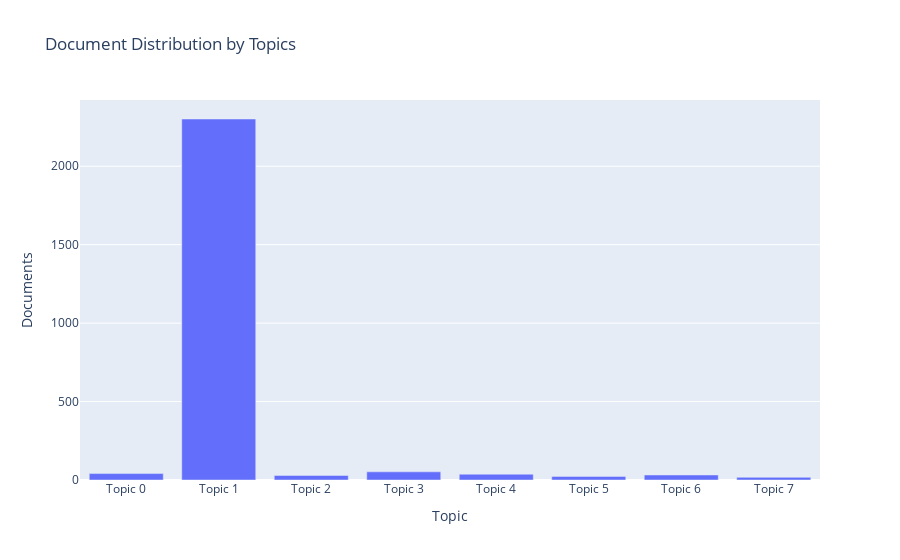

The code cell stored with this chart in its notebook:
### Markdown cell above
### 9.4 Topic Distribution

### Code cell
plot_model(nmf, plot = 'topic_distribution')

### Figure 1 — Plotly figure (JSON) as saved in the notebook; plotly's stock layout.template omitted (floating-point values rounded to 4 significant figures)
{"data": [{"alignmentgroup": "True", "customdata": [["N, A"], ["N, A"], ["N, A"], ["N, A"], ["N, A"], ["N, A"], ["N, A"], ["N, A"]], "hovertemplate": "Topic=%{x}<br>Documents=%{y}<br>Keyword=%{customdata[0]}<extra></extra>", "legendgroup": "", "marker": {"color": "#636efa", "pattern": {"shape": ""}}, "name": "", "offsetgroup": "", "orientation": "v", "showlegend": false, "textposition": "auto", "type": "bar", "x": ["Topic 0", "Topic 1", "Topic 2", "Topic 3", "Topic 4", "Topic 5", "Topic 6", "Topic 7"], "xaxis": "x", "y": [41, 2301, 29, 52, 37, 23, 32, 17], "yaxis": "y"}], "layout": {"barmode": "relative", "legend": {"tracegroupgap": 0}, "title": {"text": "Document Distribution by Topics"}, "xaxis": {"anchor": "y", "domain": [0, 1], "title": {"text": "Topic"}}, "yaxis": {"anchor": "x", "domain": [0, 1], "title": {"text": "Documents"}}}}
